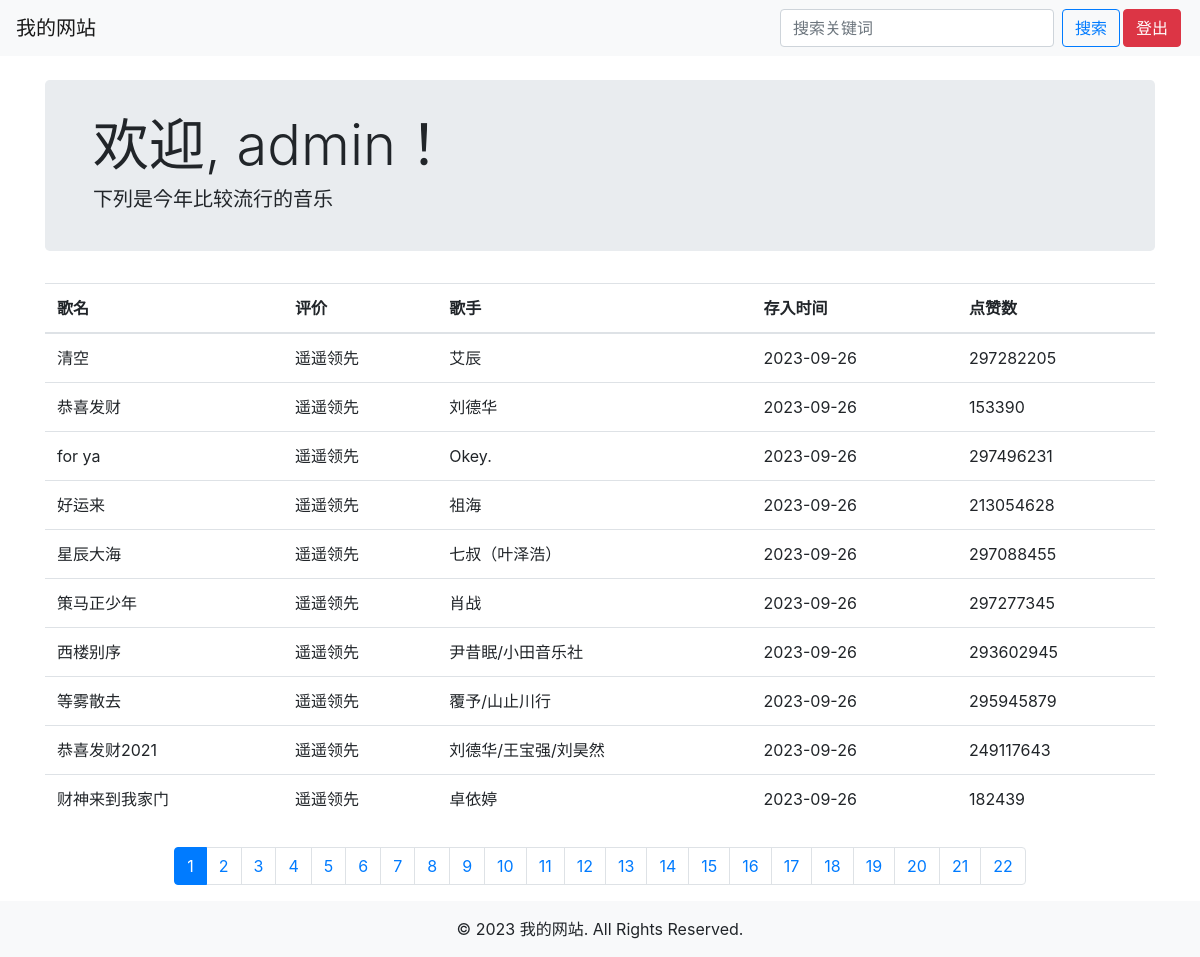
The app's page /index.php (signed in) with its own data.
### tables this page shows
CREATE TABLE `search_data`  (
  `data_id` int NOT NULL AUTO_INCREMENT,
  `title` varchar(100) NOT NULL COMMENT '歌名',
  `artist` varchar(100) NOT NULL COMMENT '描述',
  `release_date` date NULL DEFAULT NULL COMMENT '出版时间',
  `genre` varchar(50) NULL DEFAULT NULL COMMENT '歌手',
  `popularity` int NULL DEFAULT NULL COMMENT '热度',
  PRIMARY KEY (`data_id`) USING BTREE
);

### index.php (the view, shortened to what this page needs)
<?php
include('db.php');
$data = [];
if (isset($_POST['keyword'])) {
    $keyword = $_POST['keyword'];
    $sql = "SELECT * FROM search_data WHERE title LIKE '%$keyword%'";
    $result = mysqli_query($conn, $sql);
    if ($result) {
        while ($row = mysqli_fetch_assoc($result)) {
            $data[] = $row;
        }
    }
} else {
    $sql = "SELECT * FROM search_data";
    $result = mysqli_query($conn, $sql);
    if ($result) {
        while ($row = mysqli_fetch_assoc($result)) {
            $data[] = $row;
        }
    }
}
$results_per_page = 10;
$total_results = count($data);
$total_pages = ceil($total_results / $results_per_page);
if (!isset($_GET['page'])) {
    $current_page = 1;
} else {
    $current_page = $_GET['page'];
}
$start_index = ($current_page - 1) * $results_per_page;
$end_index = $start_index + $results_per_page;
?>
<!DOCTYPE html>
<html>
<head>
    <link rel="stylesheet" href="css/bootstrap.min.css">
</head>
<body>
    <nav class="navbar navbar-expand-lg navbar-light bg-light">
        <a class="navbar-brand" href="#">我的网站</a>
        <div class="collapse navbar-collapse" id="navbarNav">
            <ul class="navbar-nav ml-auto">
                <li class="nav-item">
                    <form class="form-inline" method="POST">
                        <input type="text" name="keyword" class="form-control mr-sm-2" placeholder="搜索关键词" required>
                        <button type="submit" class="btn btn-outline-primary my-2 my-sm-0">搜索</button>
                    </form>
                </li>
                <li class="nav-item">
                    <form method="POST">
                        <button type="submit" name="logout" class="btn btn-danger">登出</button>
                    </form>
                </li>
            </ul>
        </div>
    </nav>
    <div class="container mt-4">
        <div class="jumbotron">
            <h3 class="display-4 small-welcome">欢迎, <?php echo $_SESSION['username']; ?>！</h3>
            <h5>下列是今年比较流行的音乐</h5>
        </div>
        <?php if (empty($data)): ?>
            <div class="alert alert-warning" role="alert">没有找到匹配的结果</div>
        <?php else: ?>
            <table class="table">
                <thead>
                    <tr>
                        <th>歌名</th>
                        <th>评价</th>
                        <th>歌手</th>
                        <th>存入时间</th>
                        <th>点赞数</th>
                    </tr>
                </thead>
                <tbody>
                    <?php for ($i = $start_index; $i < $end_index; $i++): ?>
                        <?php if ($i < count($data)): ?>
                            <tr>
                                <td><?php echo $data[$i]['title']; ?></td>
                                <td><?php echo $data[$i]['artist']; ?></td>
                                <td><?php echo $data[$i]['genre']; ?></td>
                                <td><?php echo $data[$i]['release_date']; ?></td>
                                <td><?php echo $data[$i]['popularity']; ?></td>
                            </tr>
                        <?php endif; ?>
                    <?php endfor; ?>
                </tbody>
            </table>
        <?php endif; ?>
        <nav aria-label="Page navigation" class="mt-4">
            <ul class="pagination justify-content-center">
                <?php for ($page = 1; $page <= $total_pages; $page++): ?>
                    <li class="page-item<?php if ($current_page == $page) echo ' active'; ?>">
                        <a class="page-link" href="?page=<?php echo $page; ?>"><?php echo $page; ?></a>
                    </li>
                <?php endfor; ?>
            </ul>
        </nav>
    </div>
    <footer class="bg-light text-center py-3">
        © <?php echo date("Y"); ?> 我的网站. All Rights Reserved.
    </footer>
</body>
</html>

### index.php (style rules this page uses)
.jumbotron { padding: 2rem 3rem; }
.btn { margin-right: 3px; }

### records on screen
search_data: title "清空", artist "遥遥领先", genre "艾辰", release_date "2023-09-26", popularity "297282205"
search_data: title "恭喜发财", artist "遥遥领先", genre "刘德华", release_date "2023-09-26", popularity "153390"
search_data: title "for ya", artist "遥遥领先", genre "Okey.", release_date "2023-09-26", popularity "297496231"
search_data: title "好运来", artist "遥遥领先", genre "祖海", release_date "2023-09-26", popularity "213054628"
search_data: title "星辰大海", artist "遥遥领先", genre "七叔（叶泽浩）", release_date "2023-09-26", popularity "297088455"
search_data: title "策马正少年", artist "遥遥领先", genre "肖战", release_date "2023-09-26", popularity "297277345"
search_data: title "西楼别序", artist "遥遥领先", genre "尹昔眠/小田音乐社", release_date "2023-09-26", popularity "293602945"
search_data: title "等雾散去", artist "遥遥领先", genre "覆予/山止川行", release_date "2023-09-26", popularity "295945879"
search_data: title "恭喜发财2021", artist "遥遥领先", genre "刘德华/王宝强/刘昊然", release_date "2023-09-26", popularity "249117643"
search_data: title "财神来到我家门", artist "遥遥领先", genre "卓依婷", release_date "2023-09-26", popularity "182439"

### other values on screen
$_SESSION['username'] "admin"
